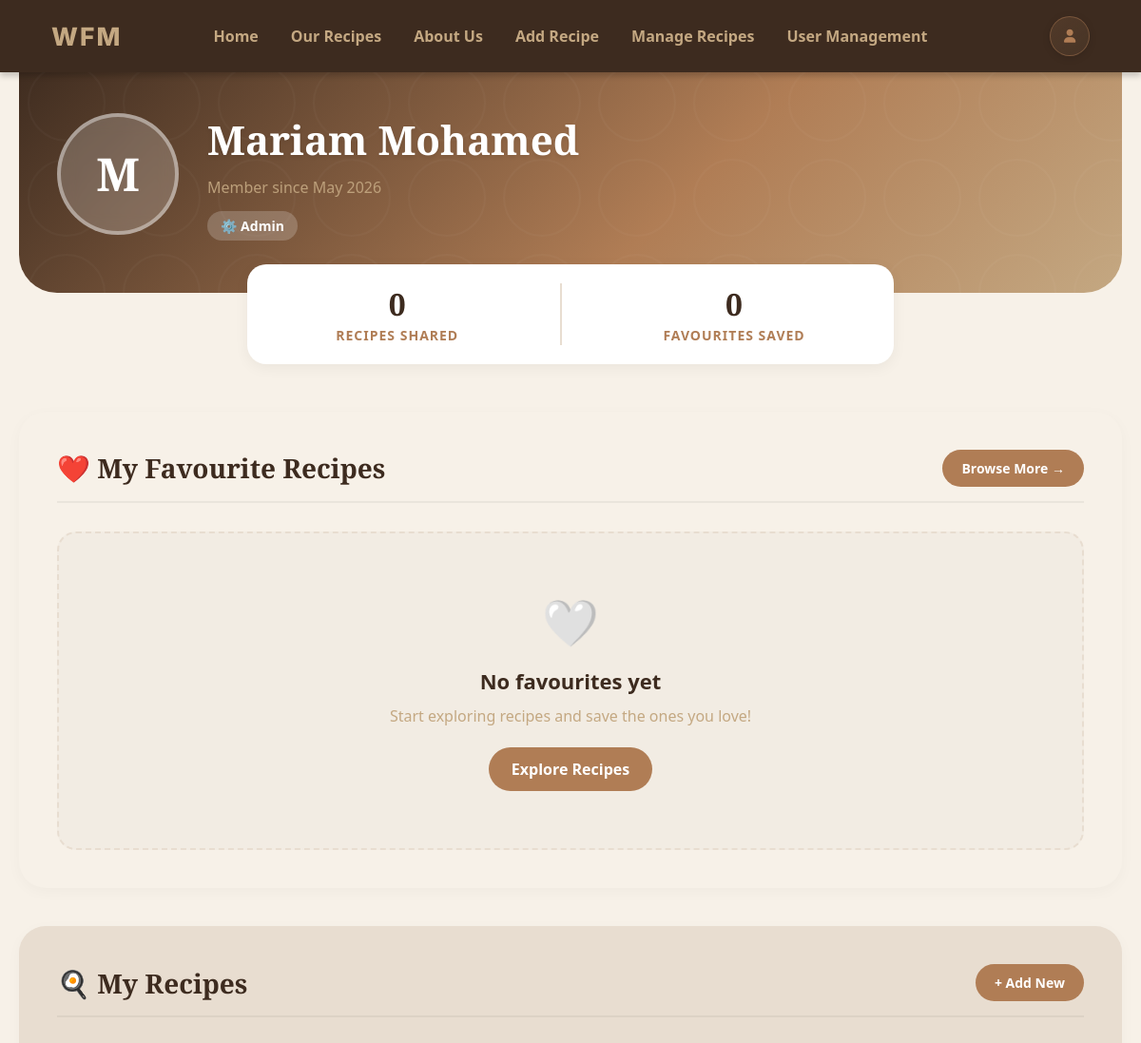
The app's page /profile/ (signed in, upper part), older data.
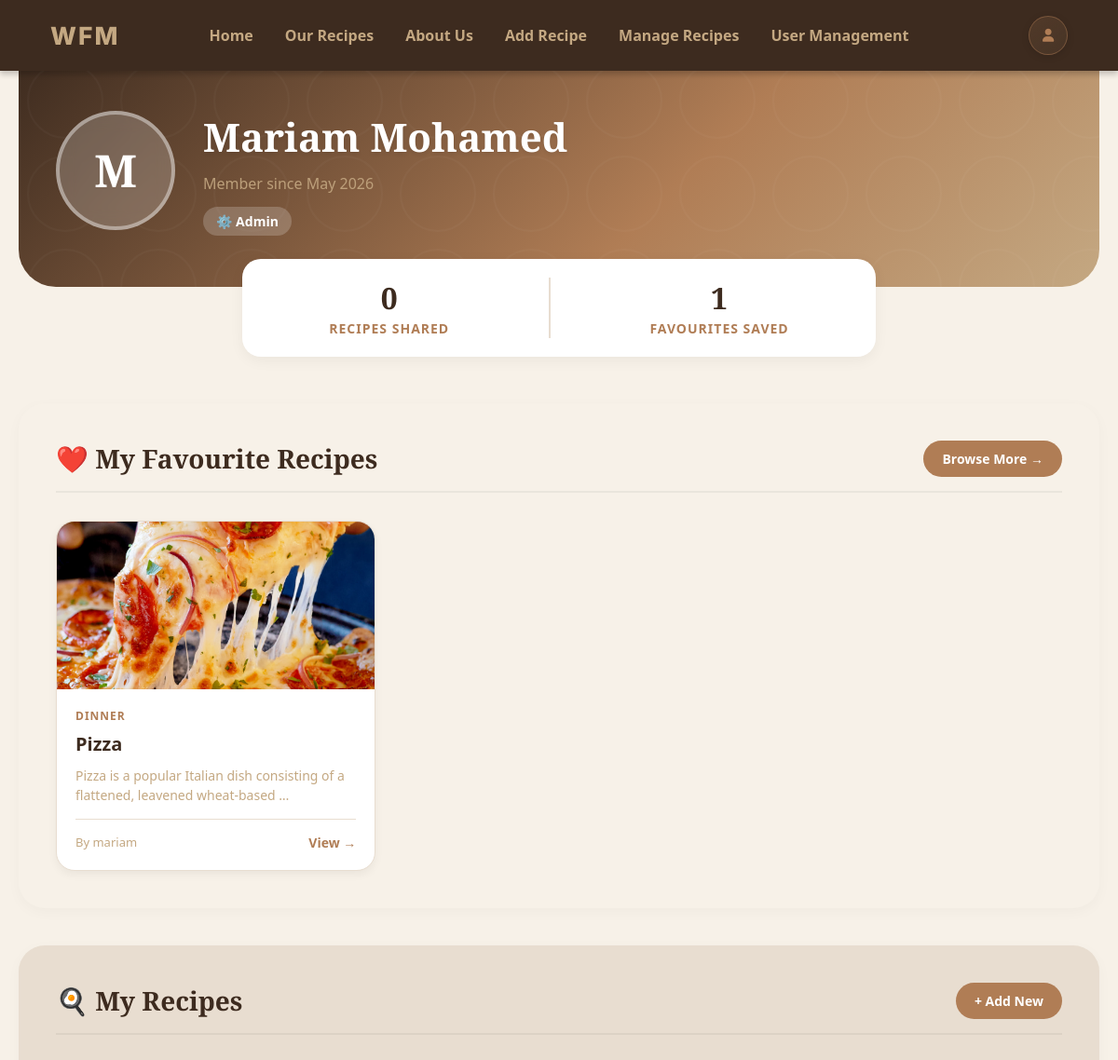
The same page, newer data.
### main/models.py (models this page shows, shortened)
class Favourite(models.Model):
    user = models.ForeignKey(
        User,
        on_delete=models.CASCADE,
        related_name='favourites'
    )
    recipe = models.ForeignKey(
        Recipe,
        on_delete=models.CASCADE,
        related_name='favourited_by'
    )
    added_at = models.DateTimeField(auto_now_add=True)
    class Meta:
        unique_together = ('user', 'recipe')

class Recipe(models.Model):
    title = models.CharField(max_length=200)
    description = models.TextField()
    ingredients = models.TextField()
    instructions = models.TextField()
    image = models.ImageField(upload_to='recipes/', blank=True, null=True)
    created_at = models.DateTimeField(auto_now_add=True)
    updated_at = models.DateTimeField(auto_now=True)
    author = models.ForeignKey(
        User,
        on_delete=models.CASCADE,
        related_name='recipes'
    )
    category = models.ForeignKey(
        Category,
        on_delete=models.SET_NULL,
        null=True,
        related_name='recipes'
    )

class Category(models.Model):
    name = models.CharField(max_length=100)
    description = models.TextField(blank=True, null=True)
    class Meta:
        verbose_name_plural = "Categories"

class User(AbstractUser):
    username = models.CharField(
        max_length=150,
        unique=True,
        help_text='Required. 150 characters or fewer.',
        error_messages={
            'unique': "A user with that username already exists.",
        },
    )
    profile_picture = models.ImageField(
        upload_to='profiles/',
        blank=True,
        null=True
    )
    bio = models.TextField(blank=True, null=True)
    groups = models.ManyToManyField(
        'auth.Group',
        related_name='main_user_set',
        blank=True
    )
    user_permissions = models.ManyToManyField(
        'auth.Permission',
        related_name='main_user_set',
        blank=True
    )

### main/views.py (the view)
@login_required
def profile_view(request):
    favourite_recipes = Favourite.objects.filter(
        user=request.user
    ).select_related('recipe', 'recipe__author', 'recipe__category').order_by('-added_at')
    return render(request, 'main/profile.html', {
        'favourite_recipes': favourite_recipes,
    })

### main/templates/main/profile.html (shortened to what this page needs)
{% extends 'main/base.html' %}
{% load static %}
{% block extra_css %}
<link rel="stylesheet" href="{% static 'main/css/profile.css' %}">
{% endblock %}
{% block content %}
<div class="profile-page">
  <div class="profile-hero">
    <div class="profile-hero-inner">
      <div class="profile-avatar">
        <span class="profile-avatar-letter">{{ user.username|first|upper }}</span>
      </div>
      <div class="profile-hero-info">
        <h1 class="profile-username">{{ user.username }}</h1>
        <p class="profile-member-since">Member since {{ user.date_joined|date:"F Y" }}</p>
        <span class="profile-badge">{% if user.is_staff %}⚙️ Admin{% else %}🍳 Home Chef{% endif %}</span>
      </div>
    </div>
  </div>
  <div class="profile-stats-bar">
    <div class="profile-stat">
      <span class="stat-number">{{ user.recipes.count }}</span>
      <span class="stat-label">Recipes Shared</span>
    </div>
    <div class="profile-stat-divider"></div>
    <div class="profile-stat">
      <span class="stat-number">{{ favourite_recipes.count }}</span>
      <span class="stat-label">Favourites Saved</span>
    </div>
  </div>
  <section class="profile-section">
    <div class="profile-section-header">
      <h2 class="profile-section-title">❤️ My Favourite Recipes</h2>
      <a href="{% url 'recipes' %}" class="profile-browse-btn">Browse More →</a>
    </div>
    {% if favourite_recipes %}
    <div class="profile-recipes-grid">
      {% for fav in favourite_recipes %}
      <div class="profile-recipe-card">
        {% if fav.recipe.image %}
        <div class="profile-card-img-wrap">
          <img src="{{ fav.recipe.image.url }}" alt="{{ fav.recipe.title }}" class="profile-card-img">
        </div>
        {% else %}
        <div class="profile-card-img-wrap profile-card-no-img">
          <span class="profile-card-emoji">🍽️</span>
        </div>
        {% endif %}
        <div class="profile-card-body">
          <span class="profile-card-category">{{ fav.recipe.category.name|default:"Uncategorized" }}</span>
          <h3 class="profile-card-title">{{ fav.recipe.title }}</h3>
          <p class="profile-card-desc">{{ fav.recipe.description|truncatewords:12 }}</p>
          <div class="profile-card-footer">
            <span class="profile-card-author">By {{ fav.recipe.author.username }}</span>
            <a  class="profile-card-link" href="{% url 'recipe_detail' fav.recipe.id %}">
              View →</a>
          </div>
        </div>
      </div>
      {% endfor %}
    </div>
    {% else %}
    <div class="profile-empty">
      <div class="profile-empty-icon">🤍</div>
      <h3 class="profile-empty-title">No favourites yet</h3>
      <p class="profile-empty-text">Start exploring recipes and save the ones you love!</p>
      <a href="{% url 'recipes' %}" class="profile-empty-btn">Explore Recipes</a>
    </div>
    {% endif %}
  </section>
  <section class="profile-section bg-linen">
    <div class="profile-section-header">
      <h2 class="profile-section-title">🍳 My Recipes</h2>
      <a href="{% url 'add_recipe' %}" class="profile-browse-btn">+ Add New</a>
    </div>
  </section>
</div>
{% endblock %}

Row changes from the older to the newer data that the page shows:
added Favourite: recipe.image (picture), recipe.category.name "DINNER", recipe "Pizza", recipe.description "Pizza is a popular Italian dish consisting of a flattened, leavened wheat-based …", recipe.author.username "mariam"
Text that changed along with them:
{{ favourite_recipes.count }}: "0" → "1"
text no longer shown: "🤍 No favourites yet Start exploring recipes and save the ones you love! Explore Recipes"
